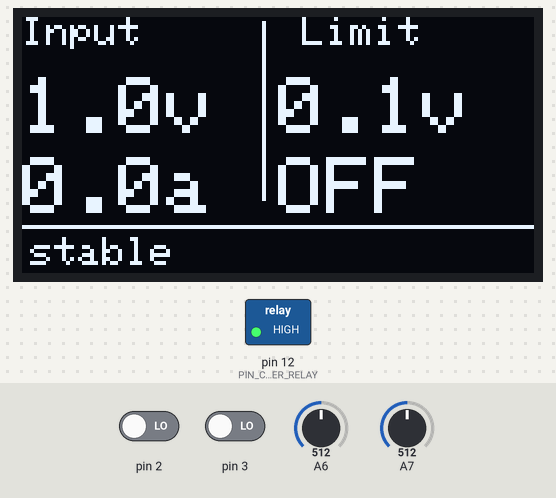
This sketch was run on a simulated Arduino Nano, built with avr-gcc and run on an emulated ATmega328P. Parts: 128×64 one-colour display, switched loads named in the sketch (green lamp = pin HIGH). Inputs (shaded band) come from the test bench; at power-on: A7 = 512, pin 2 LOW, pin 3 LOW, A6 = 512.

Above: at 0.14 s.
1.3 s: A7 set to 716
At 2.4 s:
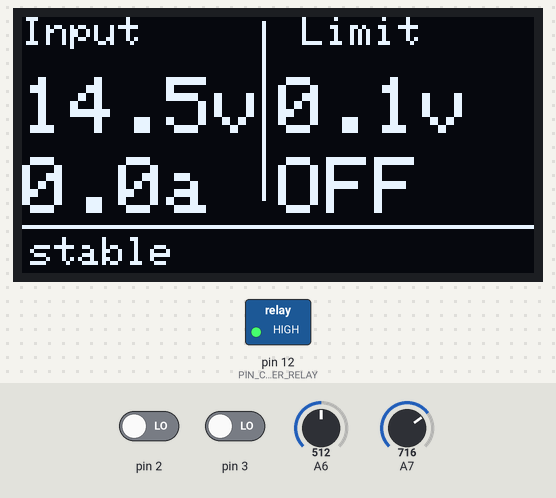
3.0 s: A7 set to 735
At 5.62 s:
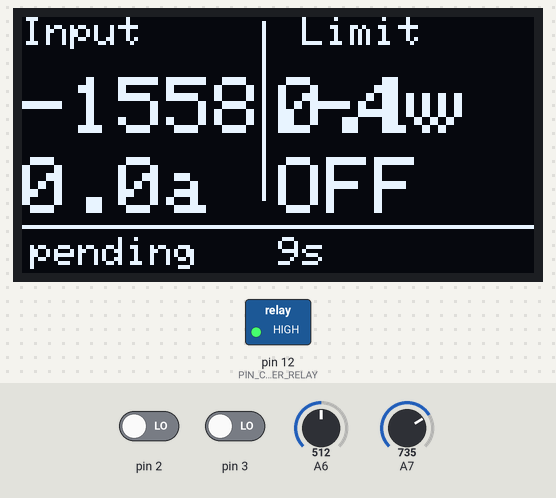
5.7 s: pin 2 driven HIGH
At 6.4 s:
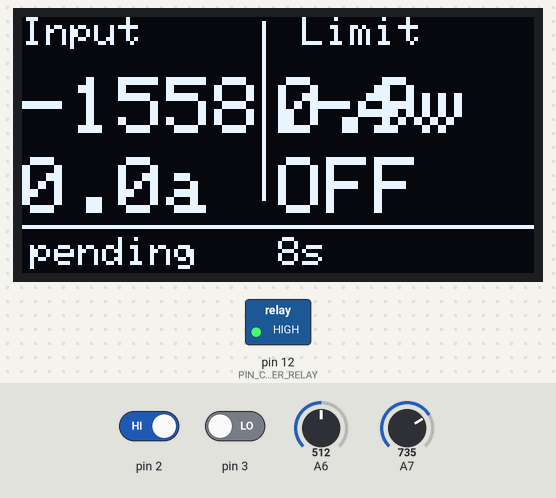
7.2 s: pin 3 driven HIGH
At 9.8 s:
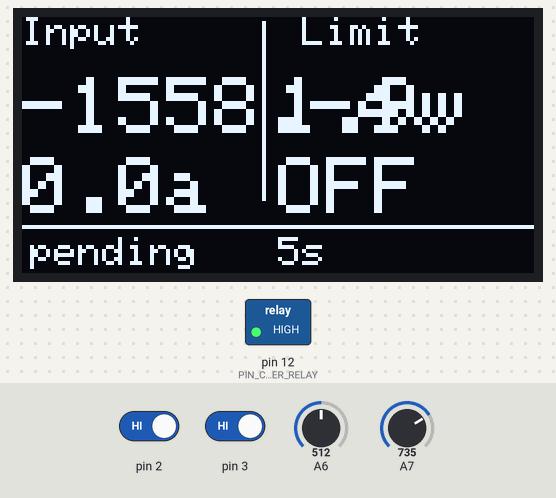
10.2 s: A7 set to 900
At 11.6 s:
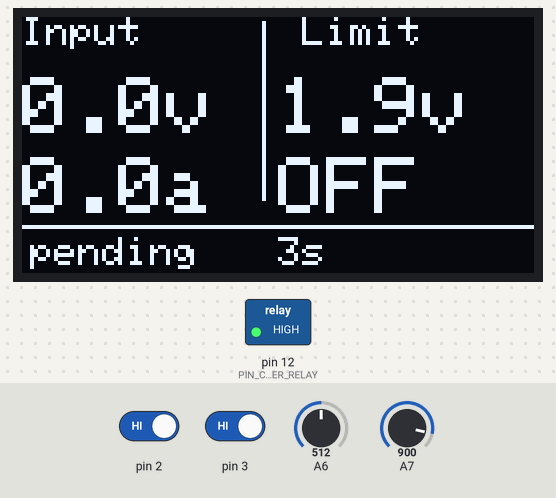
11.8 s: A6 set to 716
At 15.1 s:
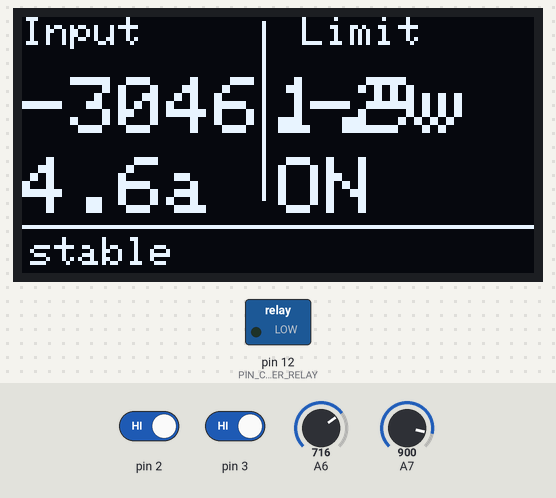
Timing chart, 0 to 15.8 s (numbered marks = the images above; inputs shaded):
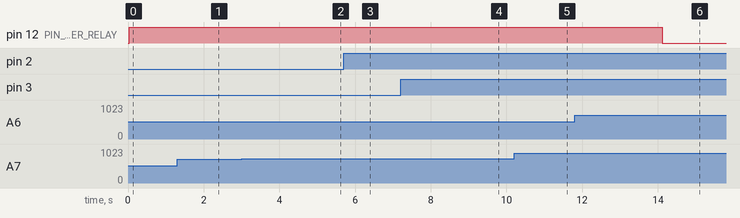

The sketch:

charger.ino
```cpp
#include <SPI.h>
#include <Wire.h>
#include <Adafruit_GFX.h>
#include <Adafruit_SSD1306.h>
#include "AnalogReader.h"
#include "ChargeRelayController.h"
#include "storage.h"

#define SCREEN_WIDTH 128
#define SCREEN_HEIGHT 64
#define OLED_RESET     4
#define SCREEN_ADDRESS 0x3C
Adafruit_SSD1306 display(SCREEN_WIDTH, SCREEN_HEIGHT, &Wire, OLED_RESET);
AnalogReader currentReader(A6);
AnalogReader voltageReader(A7);
ChargeRelayController chargeRelay;

void setup() {
    //SSD1306 display initialization fail handler, for example not enough memory
    if (!display.begin(SSD1306_SWITCHCAPVCC, SCREEN_ADDRESS)) { for (;;); }

    int limit;
    Storage::read(limit);
    limit = constrain(limit, 1, 150);
    chargeRelay.setLimit(limit);
}

float polynom(double x, double coefs[], int n) {
    double result = coefs[0];

    for (int i = 1; i < n; i++) {
        double m = coefs[i] * x;
        for (int j = 1; j < i; j++) {
            m = m * x;
        }
        result += m;
    }

    return (float) result;
}

double dCoefs[] = {
    2.7547296886729185e1,
    2.8170254390869892e-1,
    -7.3601814488326277e-3,
    8.6834934413509122e-5,
    -5.4413842952499501e-7,
    1.9295945071995852e-9,
    -3.8892818872383331e-12,
    4.1551271392288520e-15,
    -1.8273629187776181e-18
};
double vCoefs[] = {
    3.0107260077227869e0,
    -1.9105429881738145e-1,
    5.2056152232194224e-3,
    -6.7619019633917313e-5,
    5.2989544848105892e-7,
    -2.6448227351266528e-9,
    8.5914943478029932e-12,
    -1.8073695723421046e-14,
    2.3720416849754977e-17,
    -1.7637858283739181e-20,
    5.6701628949511019e-24
};


int current = 0;
int loopCount = 0;

void loop() {

    int limit = chargeRelay.getLimit();
    if (digitalRead(2)) limit++;
    if (digitalRead(3)) limit--;
    limit = constrain(limit, 1, 150);
    chargeRelay.setLimit(limit);

    loopCount = (loopCount + 1) % 200;
    if (loopCount == 0) {
        Storage::write(limit);
    }

    float voltageSensorValue = voltageReader.read();
    if (!chargeRelay.isCharging()) {
        float mod = polynom((double)voltageSensorValue, dCoefs, 9);
        voltageSensorValue += mod;
    }

    float voltage = polynom((double)voltageSensorValue, vCoefs, 11);

    chargeRelay.setVoltage(round(10.0 * voltage));
    chargeRelay.update();

    int currVal = currentReader.read();
    current = round(float(constrain(currVal - 512, 0, 120) * 0.37974F));
    if (!chargeRelay.isCharging()) current = 0;

    draw();

    delay(50);
}

void draw() {
    display.clearDisplay();
    display.drawLine(60, 1, 60, 45, SSD1306_WHITE);
    display.drawLine(0, 52, 127, 52, SSD1306_WHITE);

    display.setTextColor(SSD1306_WHITE);

    display.setTextSize(1);
    display.setCursor(0, 0);
    display.println("Input");

    display.setCursor(70, 0);
    display.println("Limit");

    display.setTextSize(2);
    display.setCursor(0, 15);

    display.print(chargeRelay.getVoltage() / 10);
    display.print(".");
    display.print(chargeRelay.getVoltage() % 10);
    display.println("v");

    display.setCursor(0, 35);
    display.print(current / 10);
    display.print(".");
    display.print(current % 10);
    display.println("a");

    display.setCursor(64, 15);
    display.print(chargeRelay.getLimit() / 10);
    display.print(".");
    display.print(chargeRelay.getLimit() % 10);
    display.println("v");
    display.setCursor(64, 35);
    display.println(chargeRelay.isCharging() ? "ON" : "OFF");

    display.setTextSize(1);
    display.setCursor(2, 55);
    if (chargeRelay.isChargePending()) {
        display.println("pending");
        display.setCursor(64, 55);
        display.print(chargeRelay.getTimeBeforeCharge());
        display.println("s");
    } else {
        display.println("stable");
    }


    display.display();
}
```

AnalogReader.cpp
```cpp
#include "AnalogReader.h"

AnalogReader::AnalogReader(int _pin) {
    pin = _pin;
    index = 0;
}

float AnalogReader::read() {
    index = (index + 1) % LOG_SIZE;
    log[index] = analogRead(pin);

    float avg = 0;

    for (int i = 0; i < LOG_SIZE; i++) avg += (float) log[i];

    return round(avg / (float) LOG_SIZE);
}
```

AnalogReader.h
```cpp
#pragma once

#include <Arduino.h>

#define LOG_SIZE 30

class AnalogReader {
private:
    int pin;
    int log[LOG_SIZE];
    int index;

public:
    AnalogReader(int _pin);

    float read();
};
```

ChargeRelayController.cpp
```cpp
#include "ChargeRelayController.h"

ChargeRelayController::ChargeRelayController() {
    pinMode(PIN_CHARGER_RELAY, OUTPUT);
};

bool ChargeRelayController::isChargePending() {
    return !charging && voltage < (limit - RELAY_HYSTERESIS);
};

long ChargeRelayController::getChargeThrottle() {
    if (voltage >= limit) return 0;
    return max(CHARGE_MIN_THROTTLE, CHARGE_BASE_THROTTLE / long(limit - voltage));
}

long ChargeRelayController::getTimeBeforeCharge() {
    long now = millis();
    long timePassed = now - switchedOffAt;
    long timeRemaining = (getChargeThrottle() - timePassed) / 1000;
    return timeRemaining < 0 ? 0 : timeRemaining;
};

void ChargeRelayController::update() {

    if (!charging && isChargePending()) {
        if (getTimeBeforeCharge() == 0) {
            charging = true;
            digitalWrite(PIN_CHARGER_RELAY, LOW);
        }
    } else if (charging && voltage >= limit) {
        charging = false;
        switchedOffAt = millis();
        digitalWrite(PIN_CHARGER_RELAY, HIGH);
    }
};

int ChargeRelayController::getVoltage() { return voltage; };

void ChargeRelayController::setVoltage(int _voltage) { voltage = _voltage; };

int ChargeRelayController::getLimit() { return limit; };

void ChargeRelayController::setLimit(int _limit) { limit = _limit; };

bool ChargeRelayController::isCharging() { return charging; };
```

ChargeRelayController.h
```cpp
#pragma once

#include <Arduino.h>

#define RELAY_HYSTERESIS 3
#define PIN_CHARGER_RELAY 12
#define CHARGE_BASE_THROTTLE 180000L
#define CHARGE_MIN_THROTTLE 15000L

class ChargeRelayController {
private:
    long switchedOffAt;
    bool charging = true;
    int voltage;
    int limit;
public:
    ChargeRelayController();

    void update();

    int getVoltage();

    void setVoltage(int _voltage);

    int getLimit();

    void setLimit(int _limit);

    bool isCharging();

    bool isChargePending();

    long getChargeThrottle();

    long getTimeBeforeCharge();
};
```

storage.cpp
```cpp
#include <EEPROM.h>
#include <Arduino.h>
#include "storage.h"

void Storage::read(int &value) {
    EEPROM.get(0, value);
};

void Storage::write(int value) {
    int currentValue;
    EEPROM.get(0, currentValue);
    if (currentValue != value) {
        EEPROM.put(0, value);
    }
};
```

storage.h
```cpp
#pragma once


class Storage {
public:
    static void read(int &value);

    static void write(int value);
};
```

Measured:
- the behaviour switches between 719 and 720 on A7 (found by bisection; images 1 and 2)
- after the input at 10.2 s, the display: first changes at once (image 5 shows a later state)
- what the display in image 4 shows lasts 1.0 s, from 9.1 s to 10.1 s
